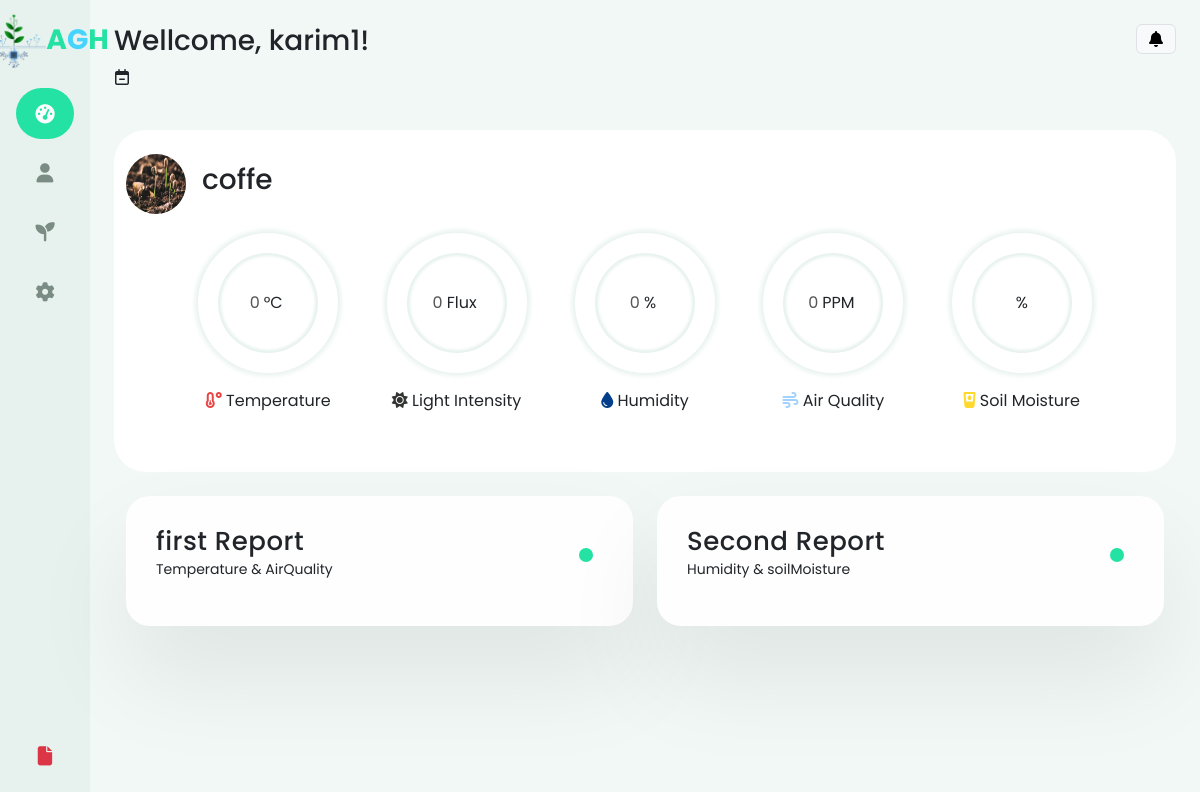
Screenshot of / (signed in) with the database file from the repository.
### pages/models.py (models this page shows, shortened)
class Plants (models.Model):
    title = models.CharField(max_length=50, null = True)
    Temperature = models.IntegerField()
    Soil_moister = models.IntegerField()
    Light_intensity = models.IntegerField()
    Humidity = models.IntegerField(null=True)
    air_Quality= models.IntegerField(null=True)
    photo = models.ImageField(upload_to='IMAGES',null=True)
    is_active = models.BooleanField(default=False)

### pages/views.py (the view)
# urls.py: path('',views.index,name='index'),
def index(request):
    active_plant = Plants.objects.filter(is_active=True).first()
    return render(request,'account/index.html',{'plant': active_plant})

### templates/account/index.html (shortened to what this page needs)
{% extends 'base.html' %}
{% load static %}
{% block content %}
{% include 'parts/sidebar.html' %}
<div class="main-content container-fluid px-4">
    <div class="wellcome d-flex py-4 justify-content-between">
      <div>
        <h1 class="fs-3">
          {% if request.user.is_authenticated %}
          Wellcome, {{request.user.username}}!
          {% else %}
          Join us
          {% endif %}
        </h1>
        <p>
          <i class="fa-regular fa-calendar-minus"></i
          >
        </p>
      </div>
      <div class="d-flex justify-content-center gap-2 h-100">
        <div class="notificationss">
          <i class="notificationbtn fa-solid fa-bell btn btn-light border"></i>
        </div>
      </div>
    </div>
    <div class="container-fluid py-4 bg-white rounded-5">
      <div class="row">
        <div class="d-flex gap-3 align-items-center">
          {% if plant %}
          <img src="{{ plant.photo.url }}" class="plImg mw-100 rounded-circle" />
          <div>
            <h3>{{ plant.title }}</h3>
          {% else %}
            <div>
              <h3>There is no active plant </h3>
              <p>These are the last sensors measurements:</p>
            {% endif %}
          </div>
        </div>
      </div>
      <div
        class="row sensors mx-lg-3 mx-xl-5 row-cols-1 row-cols-md-2 row-cols-lg-5"
      >
        <div class="col sensreading">
          <div class="cont">
            <div class="outer">
              <div class="inner">
                <div id="number">0 </div><span class="mx-1"> &deg;C</span>
              </div>
            </div>
            <svg
              xmlns="http://www.w3.org/2000/svg"
              version="1.1"
              width="140px"
              height="140px"
            >
              <defs>
                <linearGradient id="GradientColor">
                  <stop offset="0%" stop-color="#e94545" />
                  <stop offset="100%" stop-color="#ebf2c2" />
                </linearGradient>
              </defs>
              <circle cx="70" cy="70" r="60" stroke-linecap="round" />
            </svg>
            <div class="sensInfo mx-auto mt-3">
              <p class="text-center">
                <i
                  class="fa-solid fa-temperature-low"
                  style="color: #e94545"
                ></i>
                <span>Temperature</span>
              </p>
            </div>
          </div>
        </div>
        <div class="col sensreading">
          <div class="cont">
            <div class="outer">
              <div class="inner">
                <div id="number">0</div><span class="mx-1">Flux</span>
              </div>
            </div>
            <svg
              xmlns="http://www.w3.org/2000/svg"
              version="1.1"
              width="140px"
              height="140px"
            >
              <defs>
                <linearGradient id="lightIntensity">
                  <stop offset="0%" stop-color="#333533" />
                  <stop offset="100%" stop-color="#cfdbd5" />
                </linearGradient>
              </defs>
              <circle
                class="lightIntensity"
                cx="70"
                cy="70"
                r="60"
                stroke-linecap="round"
              />
            </svg>
            <div class="sensInfo mx-auto mt-3">
              <p class="text-center">
                <i class="fa-solid fa-sun" style="color: #333533"></i>
                <span>Light Intensity</span>
              </p>
            </div>
          </div>
        </div>
        <div class="col sensreading">
          <div class="cont">
            <div class="outer">
              <div class="inner">
                <div id="number">0</div><span class="mx-1">%</span>
              </div>
            </div>
            <svg
              xmlns="http://www.w3.org/2000/svg"
              version="1.1"
              width="140px"
              height="140px"
            >
              <defs>
                <linearGradient id="humidity">
                  <stop offset="0%" stop-color="#EEC759" />
                  <stop offset="100%" stop-color="#caf0f8" />
                </linearGradient>
              </defs>
              <circle
                class="humidity"
                cx="70"
                cy="70"
                r="60"
                stroke-linecap="round"
              />
            </svg>
            <div class="sensInfo mx-auto mt-3">
              <p class="text-center">
                <i class="fa-solid fa-droplet" style="color: #023e8a"></i>
                <span>Humidity</span>
              </p>
            </div>
          </div>
        </div>
        <div class="col sensreading">
          <div class="cont">
            <div class="outer">
              <div class="inner">
                <div id="number">0</div><span class="mx-1">PPM</span>
              </div>
            </div>
            <svg
              xmlns="http://www.w3.org/2000/svg"
              version="1.1"
              width="140px"
              height="140px"
            >
              <defs>
                <linearGradient id="airQuality">
                  <stop offset="0%" stop-color="#ffafcc" />
                  <stop offset="100%" stop-color="#a2d2ff" />
                </linearGradient>
              </defs>
              <circle
                class="airQuality"
                cx="70"
                cy="70"
                r="60"
                stroke-linecap="round"
              />
            </svg>
            <div class="sensInfo mx-auto mt-3">
              <p class="text-center">
                <i class="fa-solid fa-wind" style="color: #a2d2ff"></i>
                <span>Air Quality</span>
              </p>
            </div>
          </div>
        </div>
        <div class="col sensreading">
          <div class="cont">
            <div class="outer">
              <div class="inner">
                <div id="number"></div><span class="mx-1">%</span>
              </div>
            </div>
            <svg
              xmlns="http://www.w3.org/2000/svg"
              version="1.1"
              width="140px"
              height="140px"
            >
              <defs>
                <linearGradient id="soil-moisture">
                  <stop offset="0%" stop-color="#ffd92d" />
                  <stop offset="100%" stop-color="#a2d2ff" />
                </linearGradient>
              </defs>
              <circle
                class="soil-moisture"
                cx="70"
                cy="70"
                r="60"
                stroke-linecap="round"
              />
            </svg>
            <div class="sensInfo mx-auto mt-3">
              <p class="text-center">
                <i class="fa-solid fa-glass-water-droplet" style="color: #ffd92d"></i>
                <span>Soil Moisture</span>
              </p>
            </div>
          </div>
        </div>
      </div>
    </div>
    <div class="container-fluid py-4">
      <div class="row gap-sm-0 gap-3">
        <div class="col-12 col-md-6 pr-0 pr-sm-3">
          <div class="carde">
            <h2>first Report</h2>
            <p>Temperature & AirQuality</p>
            <div class="pulse"></div>
          </div>
        </div>
        <div class="col-12 col-md-6 pl-0 pl-sm-3">
          <div class="carde">
            <h2>Second Report</h2>
            <p>Humidity & soilMoisture</p>
            <div class="pulse"></div>
          </div>
        </div>
      </div>
    </div>
  </div>
  {% endblock %}

### green_teck/static/css/style.css (style rules this page uses)
:root { --color-mid: #f2f8f6; --color-side: #e7f2ee; --color-danger: #ff7782; --color-dangerbtn-bg: #f5949c; --color-dangerbtn-hover: #e44250; --color-success: rgb(36, 226, 163); --color-warning: #ffbb55; --color-white: #fefefe; --color-btn-bg: #bcf2e0; --color-mainbtn-hover: #0fcd8e; --color-hover-dark: #24595353; --color-hover-light: #f9fbfa; --color-dark-hover: #27484d; --color-primary: #44d4fd; --color-label: #a7a7a7; --color-text: #e2dede; --font-family: "Poppins"; --color-text-side: #7a8c84; --color-text-side-hover: #4b504a; --color-text-hidding: #4b504a; --color-plant-details-graph: #d98631; }
* { margin: 0; padding: 0; border: none; box-sizing: border-box; font-family: "Poppins", sans-serif; }
body { display: flex; }
.main-content { background-color: var(--color-mid); }
.main-content .plImg { height: 60px; width: 60px; }
.main-content .sensors .sensreading .cont { position: relative; }
.sensors .sensreading { display: flex; align-items: center; justify-content: center; overflow: hidden; border-radius: 9px; padding: 1.2rem 0rem; }
.sensors .sensreading .outer { height: 140px; width: 140px; border-radius: 50%; padding: 20px; box-shadow: 0 0 5px 3px var(--color-side); transition: 0.6s; position: relative; }
.sensors .sensreading .inner { height: 100px; width: 100px; border-radius: 50%; display: flex; align-items: center; justify-content: center; box-shadow: inset 0 0 3px 3px var(--color-side); transition: 0.4s; }
.sensors .sensreading .inner #number { font-weight: 600px; color: #555; }
svg { position: absolute; top: 0; }
.carde { position: relative; background: var(--color-white); padding: 30px; border-radius: 24px; box-shadow: 0 50px 100px rgba(0, 0, 0, 0.08); transition: 0.4s; }
.carde h2 { font-size: 26px; font-weight: 500; letter-spacing: 0.5px; margin: 0 0 2px; }
.carde p { font-size: 14px; margin: 0 0 16px; }
.carde .pulse { position: absolute; height: 14px; width: 14px; background: var(--color-success); top: 52px; right: 40px; border-radius: 50%; }
.carde .pulse::after { content: ""; position: absolute; height: 100%; width: 100%; border: 1px solid var(--color-success); border-radius: 50%; left: -1px; top: -1px; animation: pulse 2s linear infinite; transform-origin: center; opacity: 0.8; scale: 0; }
* { font-family: "Poppins", sans-serif; }
.rounded-circle { border-radius: 50% !important; }

### green_teck/static/css/notifications.css (style rules this page uses)
.notificationss { position: relative; }

### rows the page displays
Plants: photo (picture), title "coffe"

### other values shown
{{ request.user.username }} "karim1"
